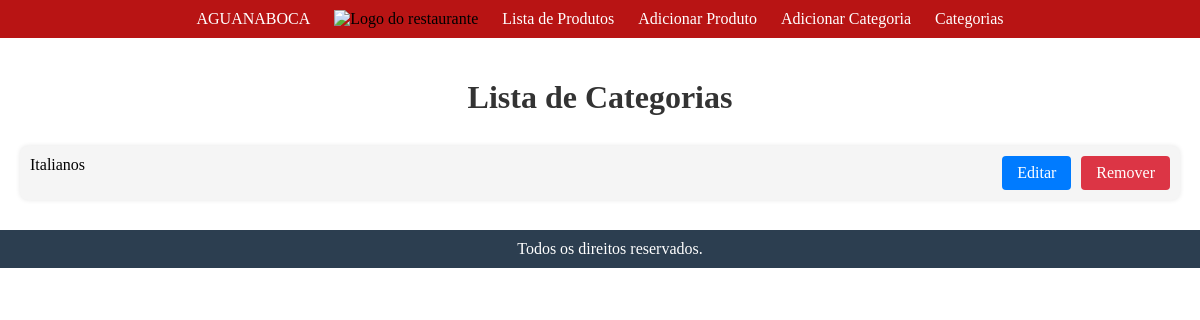
Before: /categorias/ with the older database file.
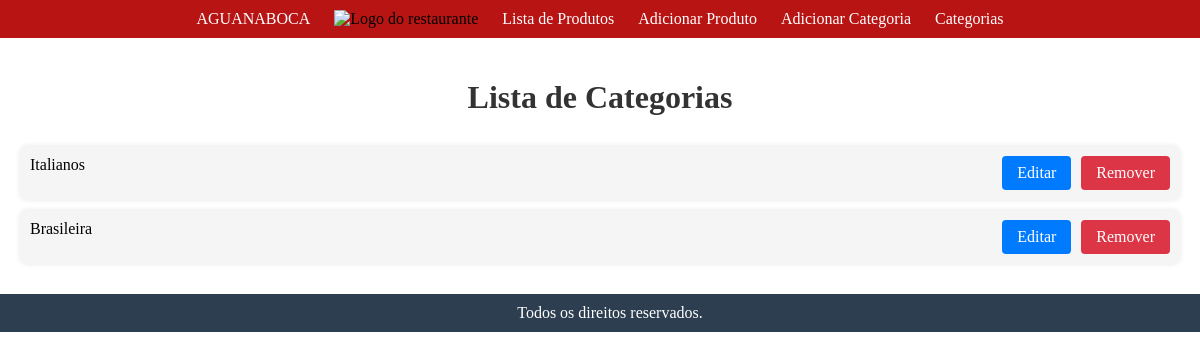
After: the same page with the newer database file.
### projeto_aguanaboca/models.py (models this page shows, shortened)
class Categoria(models.Model):
    nome = models.CharField(max_length=100)
    class Meta:
        app_label = 'projeto_aguanaboca'

### projeto_aguanaboca/views.py (the view)
# urls.py: path('categorias/', lista_categorias, name="lista_categorias"),
def lista_categorias(request):
    categorias = Categoria.objects.all()
    return render(request, 'admin/lista_categorias.html', {'categorias': categorias})

### projeto_aguanaboca/templates/admin/lista_categorias.html (shortened to what this page needs)
{% extends "base.html" %}
{% block content %}
    <h1>Lista de Categorias</h1>
    <ul>
        {% for categoria in categorias %}
            <li>
                <span>{{ categoria.nome }}</span>
                <div class="actions">
                    <a class="editar-button" href="{% url 'edita_categoria' categoria.id %}">Editar</a>
                    <a class="remover-button" href="{% url 'remove_categoria' categoria.id %}">Remover</a>
                </div>
            </li>
        {% endfor %}
    </ul>
{% endblock %}

Changed rows visible on the page:
added Categoria: nome "Brasileira"
